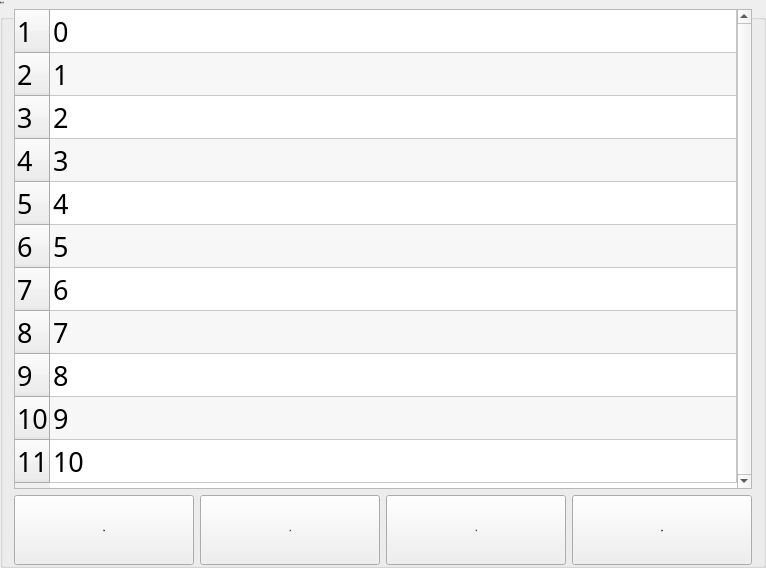
           <widget class="QGroupBox" name="groupBoxHome">
            <property name="font">
             <font>
              <family>微软雅黑</family>
              <pointsize>-1</pointsize>
              <weight>50</weight>
              <italic>false</italic>
              <bold>false</bold>
             </font>
            </property>
            <property name="title">
             <string>原点定制</string>
            </property>
            <layout class="QGridLayout" name="gridLayout_24">
             <property name="topMargin">
              <number>0</number>
             </property>
             <property name="bottomMargin">
              <number>0</number>
             </property>
             <item row="0" column="0">
              <layout class="QGridLayout" name="gridLayout_8">
               <item row="1" column="0">
                <layout class="QHBoxLayout" name="horizontalLayout_5">
                 <item>
                  <widget class="QPushButton" name="BtnGoTop">
                   <property name="minimumSize">
                    <size>
                     <width>180</width>
                     <height>70</height>
                    </size>
                   </property>
                   <property name="maximumSize">
                    <size>
                     <width>180</width>
                     <height>70</height>
                    </size>
                   </property>
                   <property name="font">
                    <font>
                     <family>微软雅黑</family>
                     <pointsize>-1</pointsize>
                     <weight>50</weight>
                     <italic>false</italic>
                     <bold>false</bold>
                    </font>
                   </property>
                   <property name="text">
                    <string>顶部</string>
                   </property>
                   <property name="icon">
                    <iconset resource="xPad.qrc">
                     <normaloff>:/img/16X16/go-top.png</normaloff>:/img/16X16/go-top.png</iconset>
                   </property>
                   <property name="iconSize">
                    <size>
                     <width>32</width>
                     <height>32</height>
                    </size>
                   </property>
                  </widget>
                 </item>
                 <item>
                  <widget class="QPushButton" name="BtnGoUp">
                   <property name="minimumSize">
                    <size>
                     <width>180</width>
                     <height>70</height>
                    </size>
                   </property>
                   <property name="maximumSize">
                    <size>
                     <width>180</width>
                     <height>70</height>
                    </size>
                   </property>
                   <property name="font">
                    <font>
                     <family>微软雅黑</family>
                     <pointsize>-1</pointsize>
                     <weight>50</weight>
                     <italic>false</italic>
                     <bold>false</bold>
                    </font>
                   </property>
                   <property name="text">
                    <string>上移</string>
                   </property>
                   <property name="icon">
                    <iconset resource="xPad.qrc">
                     <normaloff>:/img/16X16/go-up.png</normaloff>:/img/16X16/go-up.png</iconset>
                   </property>
                   <property name="iconSize">
                    <size>
                     <width>32</width>
                     <height>32</height>
                    </size>
                   </property>
                  </widget>
                 </item>
                 <item>
                  <widget class="QPushButton" name="BtnGoDown">
                   <property name="minimumSize">
                    <size>
                     <width>180</width>
                     <height>70</height>
                    </size>
                   </property>
                   <property name="maximumSize">
                    <size>
                     <width>180</width>
                     <height>70</height>
                    </size>
                   </property>
                   <property name="font">
                    <font>
                     <family>微软雅黑</family>
                     <pointsize>-1</pointsize>
                     <weight>50</weight>
                     <italic>false</italic>
                     <bold>false</bold>
                    </font>
                   </property>
                   <property name="text">
                    <string>下移</string>
                   </property>
                   <property name="icon">
                    <iconset resource="xPad.qrc">
                     <normaloff>:/img/16X16/go-down.png</normaloff>:/img/16X16/go-down.png</iconset>
                   </property>
                   <property name="iconSize">
                    <size>
                     <width>32</width>
                     <height>32</height>
                    </size>
                   </property>
                  </widget>
                 </item>
                 <item>
                  <widget class="QPushButton" name="BtnGoBottom">
                   <property name="minimumSize">
                    <size>
                     <width>180</width>
                     <height>70</height>
                    </size>
                   </property>
                   <property name="maximumSize">
                    <size>
                     <width>180</width>
                     <height>70</height>
                    </size>
                   </property>
                   <property name="font">
                    <font>
                     <family>微软雅黑</family>
                     <pointsize>-1</pointsize>
                     <weight>50</weight>
                     <italic>false</italic>
                     <bold>false</bold>
                    </font>
                   </property>
                   <property name="text">
                    <string>底部</string>
                   </property>
                   <property name="icon">
                    <iconset resource="xPad.qrc">
                     <normaloff>:/img/16X16/go-bottom.png</normaloff>:/img/16X16/go-bottom.png</iconset>
                   </property>
                   <property name="iconSize">
                    <size>
                     <width>32</width>
                     <height>32</height>
                    </size>
                   </property>
                  </widget>
                 </item>
                </layout>
               </item>
               <item row="0" column="0">
                <widget class="QTableWidget" name="tableAxis">
                 <property name="minimumSize">
                  <size>
                   <width>0</width>
                   <height>480</height>
                  </size>
                 </property>
                 <property name="maximumSize">
                  <size>
                   <width>16777215</width>
                   <height>480</height>
                  </size>
                 </property>
                 <property name="font">
                  <font>
                   <family>微软雅黑</family>
                   <pointsize>-1</pointsize>
                   <weight>50</weight>
                   <italic>false</italic>
                   <bold>false</bold>
                  </font>
                 </property>
                 <property name="focusPolicy">
                  <enum>Qt::NoFocus</enum>
                 </property>
                 <property name="verticalScrollBarPolicy">
                  <enum>Qt::ScrollBarAlwaysOn</enum>
                 </property>
                 <property name="horizontalScrollBarPolicy">
                  <enum>Qt::ScrollBarAlwaysOff</enum>
                 </property>
                 <property name="editTriggers">
                  <set>QAbstractItemView::NoEditTriggers</set>
                 </property>
                 <property name="tabKeyNavigation">
                  <bool>false</bool>
                 </property>
                 <property name="showDropIndicator" stdset="0">
                  <bool>false</bool>
                 </property>
                 <property name="dragDropOverwriteMode">
                  <bool>false</bool>
                 </property>
                 <property name="alternatingRowColors">
                  <bool>true</bool>
                 </property>
                 <property name="selectionMode">
                  <enum>QAbstractItemView::SingleSelection</enum>
                 </property>
                 <property name="selectionBehavior">
                  <enum>QAbstractItemView::SelectRows</enum>
                 </property>
                 <property name="wordWrap">
                  <bool>false</bool>
                 </property>
                 <property name="columnCount">
                  <number>1</number>
                 </property>
                 <attribute name="horizontalHeaderVisible">
                  <bool>false</bool>
                 </attribute>
                 <attribute name="horizontalHeaderCascadingSectionResizes">
                  <bool>false</bool>
                 </attribute>
                 <attribute name="horizontalHeaderHighlightSections">
                  <bool>false</bool>
                 </attribute>
                 <attribute name="horizontalHeaderMinimumSectionSize">
                  <number>43</number>
                 </attribute>
                 <attribute name="horizontalHeaderStretchLastSection">
                  <bool>true</bool>
                 </attribute>
                 <attribute name="verticalHeaderDefaultSectionSize">
                  <number>43</number>
                 </attribute>
                 <row>
                  <property name="text">
                   <string notr="true">1</string>
                  </property>
                  <property name="toolTip">
                   <string notr="true"/>
                  </property>
                  <property name="whatsThis">
                   <string notr="true"/>
                  </property>
                  <property name="font">
                   <font>
                    <family>微软雅黑</family>
                    <pointsize>20</pointsize>
                    <weight>50</weight>
                    <bold>false</bold>
                   </font>
                  </property>
                 </row>
                 <row>
                  <property name="text">
                   <string notr="true">2</string>
                  </property>
                  <property name="toolTip">
                   <string notr="true"/>
                  </property>
                  <property name="whatsThis">
                   <string notr="true"/>
                  </property>
                  <property name="font">
                   <font>
                    <family>微软雅黑</family>
                    <pointsize>20</pointsize>
                    <weight>50</weight>
                    <bold>false</bold>
                   </font>
                  </property>
                 </row>
                 <row>
                  <property name="text">
                   <string notr="true">3</string>
                  </property>
                  <property name="toolTip">
                   <string notr="true"/>
                  </property>
                  <property name="whatsThis">
                   <string notr="true"/>
                  </property>
                  <property name="font">
                   <font>
                    <family>微软雅黑</family>
                    <pointsize>20</pointsize>
                    <weight>50</weight>
                    <bold>false</bold>
                   </font>
                  </property>
                 </row>
                 <row>
                  <property name="text">
                   <string notr="true">4</string>
                  </property>
                  <property name="toolTip">
                   <string notr="true"/>
                  </property>
                  <property name="whatsThis">
                   <string notr="true"/>
                  </property>
                  <property name="font">
                   <font>
                    <family>微软雅黑</family>
                    <pointsize>20</pointsize>
                    <weight>50</weight>
                    <bold>false</bold>
                   </font>
                  </property>
                 </row>
                 <row>
                  <property name="text">
                   <string notr="true">5</string>
                  </property>
                  <property name="toolTip">
                   <string notr="true"/>
                  </property>
                  <property name="whatsThis">
                   <string notr="true"/>
                  </property>
                  <property name="font">
                   <font>
                    <family>微软雅黑</family>
                    <pointsize>20</pointsize>
                    <weight>50</weight>
                    <bold>false</bold>
                   </font>
                  </property>
                 </row>
                 <row>
                  <property name="text">
                   <string notr="true">6</string>
                  </property>
                  <property name="toolTip">
                   <string notr="true"/>
                  </property>
                  <property name="whatsThis">
                   <string notr="true"/>
                  </property>
                  <property name="font">
                   <font>
                    <family>微软雅黑</family>
                    <pointsize>20</pointsize>
                    <weight>50</weight>
                    <bold>false</bold>
                   </font>
                  </property>
                 </row>
                 <row>
                  <property name="text">
                   <string notr="true">7</string>
                  </property>
                  <property name="toolTip">
                   <string notr="true"/>
                  </property>
                  <property name="whatsThis">
                   <string notr="true"/>
                  </property>
                  <property name="font">
                   <font>
                    <family>微软雅黑</family>
                    <pointsize>20</pointsize>
                    <weight>50</weight>
                    <bold>false</bold>
                   </font>
                  </property>
                 </row>
                 <row>
                  <property name="text">
                   <string notr="true">8</string>
                  </property>
                  <property name="toolTip">
                   <string notr="true"/>
                  </property>
                  <property name="whatsThis">
                   <string notr="true"/>
                  </property>
                  <property name="font">
                   <font>
                    <family>微软雅黑</family>
                    <pointsize>20</pointsize>
                    <weight>50</weight>
                    <bold>false</bold>
                   </font>
                  </property>
                 </row>
                 <row>
                  <property name="text">
                   <string>9</string>
                  </property>
                  <property name="font">
                   <font>
                    <family>微软雅黑</family>
                    <pointsize>20</pointsize>
                    <weight>50</weight>
                    <bold>false</bold>
                   </font>
                  </property>
                 </row>
                 <row>
                  <property name="text">
                   <string>10</string>
                  </property>
                  <property name="font">
                   <font>
                    <family>微软雅黑</family>
                    <pointsize>20</pointsize>
                    <weight>50</weight>
                    <bold>false</bold>
                   </font>
                  </property>
                 </row>
                 <row>
                  <property name="text">
                   <string>11</string>
                  </property>
                  <property name="font">
                   <font>
                    <family>微软雅黑</family>
                    <pointsize>20</pointsize>
                    <weight>50</weight>
                    <bold>false</bold>
                   </font>
                  </property>
                 </row>
                 <column>
                  <property name="text">
                   <string/>
                  </property>
                 </column>
                 <item row="0" column="0">
                  <property name="text">
                   <string notr="true">0</string>
                  </property>
                  <property name="font">
                   <font>
                    <family>微软雅黑</family>
                    <pointsize>20</pointsize>
                    <weight>50</weight>
                    <bold>false</bold>
                   </font>
                  </property>
                 </item>
                 <item row="1" column="0">
                  <property name="text">
                   <string notr="true">1</string>
                  </property>
                  <property name="font">
                   <font>
                    <family>微软雅黑</family>
                    <pointsize>20</pointsize>
                    <weight>50</weight>
                    <bold>false</bold>
                   </font>
                  </property>
                 </item>
                 <item row="2" column="0">
                  <property name="text">
                   <string notr="true">2</string>
                  </property>
                  <property name="font">
                   <font>
                    <family>微软雅黑</family>
                    <pointsize>20</pointsize>
                    <weight>50</weight>
                    <bold>false</bold>
                   </font>
                  </property>
                 </item>
                 <item row="3" column="0">
                  <property name="text">
                   <string notr="true">3</string>
                  </property>
                  <property name="font">
                   <font>
                    <family>微软雅黑</family>
                    <pointsize>20</pointsize>
                    <weight>50</weight>
                    <bold>false</bold>
                   </font>
                  </property>
                 </item>
                 <item row="4" column="0">
                  <property name="text">
                   <string notr="true">4</string>
                  </property>
                  <property name="font">
                   <font>
                    <family>微软雅黑</family>
                    <pointsize>20</pointsize>
                    <weight>50</weight>
                    <bold>false</bold>
                   </font>
                  </property>
                 </item>
                 <item row="5" column="0">
                  <property name="text">
                   <string notr="true">5</string>
                  </property>
                  <property name="font">
                   <font>
                    <family>微软雅黑</family>
                    <pointsize>20</pointsize>
                    <weight>50</weight>
                    <bold>false</bold>
                   </font>
                  </property>
                 </item>
                 <item row="6" column="0">
                  <property name="text">
                   <string notr="true">6</string>
                  </property>
                  <property name="font">
                   <font>
                    <family>微软雅黑</family>
                    <pointsize>20</pointsize>
                    <weight>50</weight>
                    <bold>false</bold>
                   </font>
                  </property>
                 </item>
                 <item row="7" column="0">
                  <property name="text">
                   <string notr="true">7</string>
                  </property>
                  <property name="font">
                   <font>
                    <family>微软雅黑</family>
                    <pointsize>20</pointsize>
                    <weight>50</weight>
                    <bold>false</bold>
                   </font>
                  </property>
                 </item>
                 <item row="8" column="0">
                  <property name="text">
                   <string>8</string>
                  </property>
                  <property name="font">
                   <font>
                    <family>微软雅黑</family>
                    <pointsize>20</pointsize>
                    <weight>50</weight>
                    <bold>false</bold>
                   </font>
                  </property>
                 </item>
                 <item row="9" column="0">
                  <property name="text">
                   <string>9</string>
                  </property>
                  <property name="font">
                   <font>
                    <family>微软雅黑</family>
                    <pointsize>20</pointsize>
                    <weight>50</weight>
                    <bold>false</bold>
                   </font>
                  </property>
                 </item>
                 <item row="10" column="0">
                  <property name="text">
                   <string>10</string>
                  </property>
                  <property name="font">
                   <font>
                    <family>微软雅黑</family>
                    <pointsize>20</pointsize>
                    <weight>50</weight>
                    <bold>false</bold>
                   </font>
                  </property>
                 </item>
                </widget>
               </item>
              </layout>
             </item>
            </layout>
           </widget>
